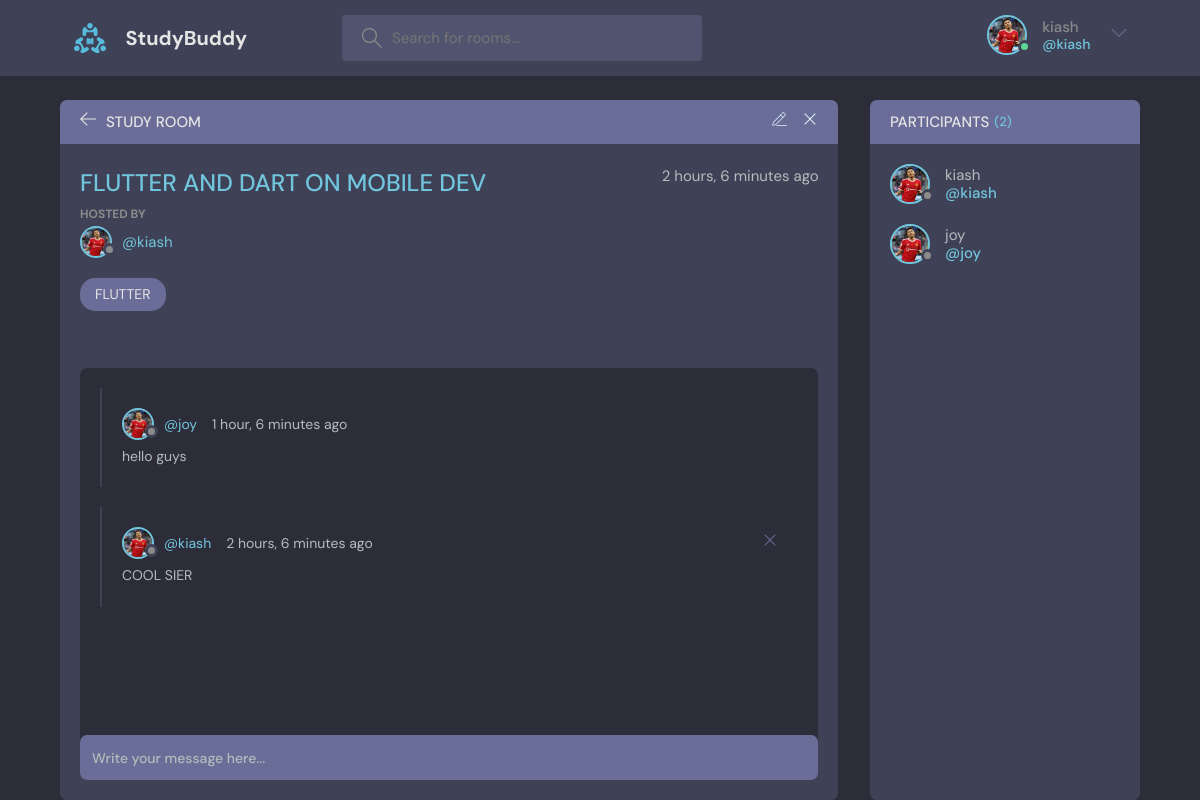
Screenshot of /room/4/ (signed in) with the database file from the repository.
### core/models.py (models this page shows, shortened)
class User(AbstractUser):
    name=models.CharField(max_length=100 , blank=True, null=True)
    email=models.EmailField(max_length=100 , unique=True,blank=True, null=True)
    bio=models.TextField(max_length=100 , blank=True, null=True)
    avatar=models.ImageField(default="avatar.svg", blank=True, null=True)
    USERNAME_FIELD = 'email'
    REQUIRED_FIELDS = []

class Room(models.Model):
    host=models.ForeignKey(User,on_delete=models.CASCADE,null=True,blank=True)
    topic=models.ForeignKey(Topic,on_delete=models.SET_NULL,null=True)
    name = models.CharField(max_length=255,null=True,blank=True)
    description = models.TextField(max_length=1000,null=True,blank=True)
    participants = models.ManyToManyField(User,related_name='participants',blank=True)
    updated = models.DateTimeField(auto_now=True)
    created = models.DateTimeField(auto_now_add=True)
    class Meta:
        ordering = ['-created' , '-updated']

class Topic(models.Model):
    name = models.CharField(max_length=200,null=True,blank=True)
    def __str__(self):
        return self.name

class Message(models.Model):
    room = models.ForeignKey(Room,on_delete=models.CASCADE,null=True,blank=True)
    user = models.ForeignKey(User,on_delete=models.CASCADE,null=True,blank=True)
    content = models.TextField(max_length=1000,null=True,blank=True)
    updated = models.DateTimeField(auto_now=True)
    created = models.DateTimeField(auto_now_add=True)
    class Meta:
        ordering = ['-created' , '-updated']

### core/views.py (the view, shortened to what this page needs)
# urls.py: path('room/<int:pk>/',room,name='room'),
def room(request,pk):
    room=Room.objects.get(id=pk)
    room_message=room.message_set.all()
    participants=room.participants.all()
    context={
        'room':room,
        'room_message':room_message,
        'participants':participants,
    }
    return render(request, 'core/room.html',context)

### core/templates/core/room.html (shortened to what this page needs)
{% extends 'base.html' %}
{% load static %}
{% block content %}
    <main class="profile-page layout layout--2">
      <div class="container">
        <div class="room">
          <div class="room__top">
            <div class="room__topLeft">
              <a href="{% url 'core:home' %}">
                <svg version="1.1" xmlns="http://www.w3.org/2000/svg" width="32" height="32" viewBox="0 0 32 32">
                  <title>arrow-left</title>
                  <path
                    d="M13.723 2.286l-13.723 13.714 13.719 13.714 1.616-1.611-10.96-10.96h27.625v-2.286h-27.625l10.965-10.965-1.616-1.607z"
                  ></path>
                </svg>
              </a>
              <h3>Study Room</h3>
            </div>
            {% if room.host == request.user %}
            <div class="room__topRight">
              <a href="{% url 'core:update-room' room.id %}">
              </a>
              <a href="{% url 'core:delete-room' room.id %}">
                <svg version="1.1" xmlns="http://www.w3.org/2000/svg" width="32" height="32" viewBox="0 0 32 32">
                  <title>remove</title>
                  <path
                    d="M27.314 6.019l-1.333-1.333-9.98 9.981-9.981-9.981-1.333 1.333 9.981 9.981-9.981 9.98 1.333 1.333 9.981-9.98 9.98 9.98 1.333-1.333-9.98-9.98 9.98-9.981z"
                  ></path>
                </svg>
              </a>
            </div>
            {% endif %}
          </div>
          <div class="room__box scroll">
            <div class="room__header scroll">
              <div class="room__info">
                <h3>{{room.name}}</h3>
                <span>{{room.created|timesince}} ago</span>
              </div>
              <div class="room__hosted">
                <p>Hosted By</p>
                <a href="{% url 'core:profile' room.host.id %}" class="room__author">
                  <div class="avatar avatar--small">
                    <img src="{{room.host.avatar.url}}" />
                  </div>
                  <span>@{{room.host.username}}</span>
                </a>
              </div>
              <span class="room__topics">{{room.topic}}</span>
            </div>
            <div class="room__conversation">
              <div class="threads scroll">
                {% for message in room_message %}
                <div class="thread">
                  <div class="thread__top">
                    <div class="thread__author">
                      <a href="{% url 'core:profile' message.user.id %}" class="thread__authorInfo">
                        <div class="avatar avatar--small">
                          <img src="{{room.host.avatar.url}}" />
                        </div>
                        <span>@{{message.user.username}}</span>
                      </a>
                      <span class="thread__date">{{message.created|timesince}} ago</span>
                    </div>
                    {% if request.user == message.user %}
                    <a href="{% url 'core:delete-message' message.id  %}">
                    <div class="thread__delete">
                      <svg version="1.1" xmlns="http://www.w3.org/2000/svg" width="32" height="32" viewBox="0 0 32 32">
                        <title>remove</title>
                        <path
                          d="M27.314 6.019l-1.333-1.333-9.98 9.981-9.981-9.981-1.333 1.333 9.981 9.981-9.981 9.98 1.333 1.333 9.981-9.98 9.98 9.98 1.333-1.333-9.98-9.98 9.98-9.981z"
                        ></path>
                      </svg>
                    </div>
                   </a>
                    {% endif %}
                  </div>
                  <div class="thread__details">
                   {{message.content}}
                  </div>
                </div>
                {% endfor %}
              </div>
            </div>
          </div>
          <div class="room__message">
            <form action=""  method="POST">
              <input name="body" placeholder="Write your message here..." /></form>
          </div>
        </div>
        <div class="participants">
          <h3 class="participants__top">Participants <span>({{participants.count}})</span></h3>
          <div class="participants__list scroll">
            {% for user in participants %}
            <a href="{% url 'core:profile' user.id %}" class="participant">
              <div class="avatar avatar--medium">
                <img src="{{room.host.avatar.url}}" />
              </div>
              <p>
                {{user.username}}
                <span>@{{user.username}}</span>
              </p>
            </a>
            {% endfor  %}
          </div>
        </div>
      </div>
    </main>
  {% endblock %}

### templates/nav.html (shortened to what this page needs)
{%load static %}
  <header class="header header--loggedIn">
    <div class="container">
      <a href="{%  url 'core:home' %}" class="header__logo">
        <img src="{% static 'images/logo.svg'  %}" />
        <h1>StudyBuddy</h1>
      </a>
      <form class="header__search" method="GET"  action="{% url 'core:home' %}">
        <label>
          <input type="text" name="q" placeholder="Search for rooms..." />
        </label>
      </form>
      <nav class="header__menu">
        {% if request.user.is_authenticated  %}
          <div class="header__user">
            <a href="{% url 'core:update-user' %}">
              <div class="avatar avatar--medium active">
                <img src="{{request.user.avatar.url}}" />
              </div>
              <p>{{request.user.username}} <span>@{{request.user.username}}</span></p>
            </a>
            <button class="dropdown-button">
              <svg version="1.1" xmlns="http://www.w3.org/2000/svg" width="32" height="32" viewBox="0 0 32 32">
                <title>chevron-down</title>
                <path d="M16 21l-13-13h-3l16 16 16-16h-3l-13 13z"></path>
              </svg>
            </button>
          </div>
        {% else %}
          <a href="{% url 'core:login' %}">
            <img src="{% static  'images/avatar.svg' %}"/>
            <p>Login</p>
          </a>
        {% endif %}
      </nav>
    </div>
  </header>

### rows the page displays
User: user.avatar (picture), user.username "kiash", host.avatar (picture), username "kiash"
Room: name "FLUTTER AND DART ON MOBILE DEV", created "2 hours, 6 minutes", host.avatar (picture), host.username "kiash", topic "FLUTTER"
Message: host.avatar (picture), user.username "joy", created "1 hour, 6 minutes", content "hello guys"
Message: host.avatar (picture), user.username "kiash", created "2 hours, 6 minutes", content "COOL SIER"
User: host.avatar (picture), username "joy"

### other values shown
{{ participants.count }} "2"
